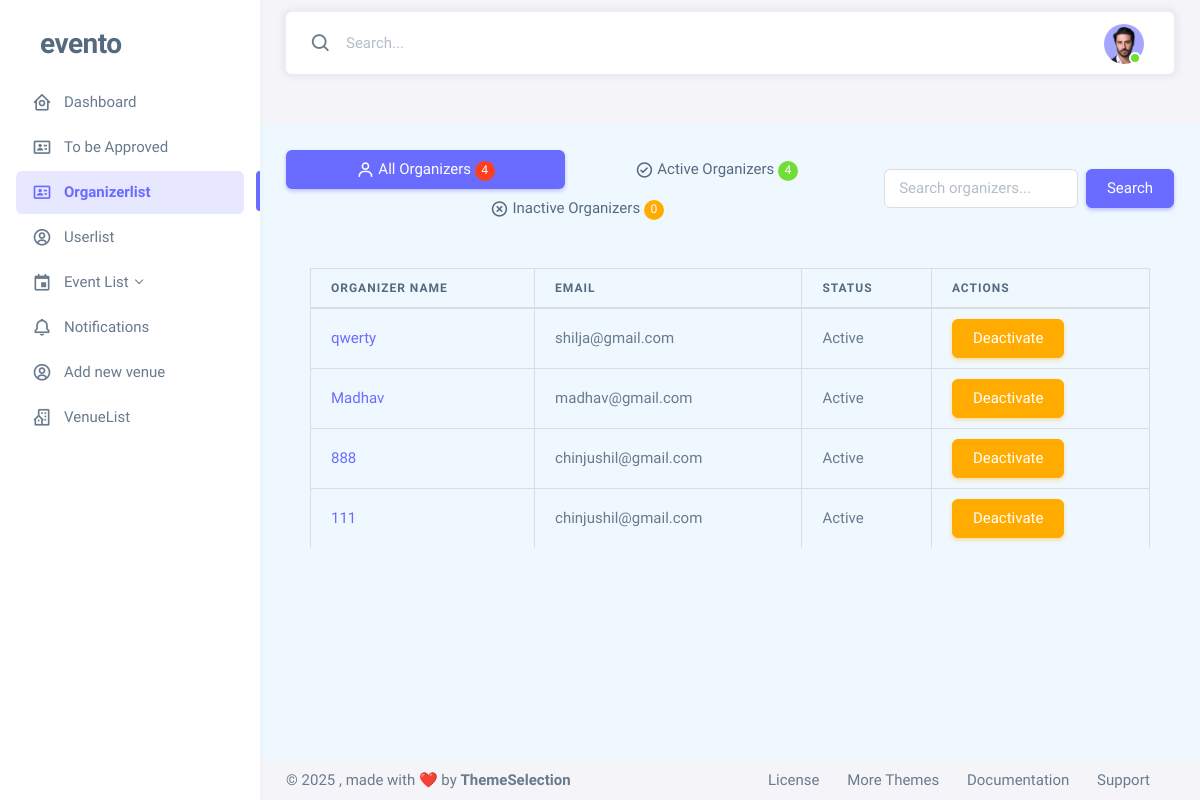
Page /siteadmin/organizer_list/ (signed in) on the earlier database version.
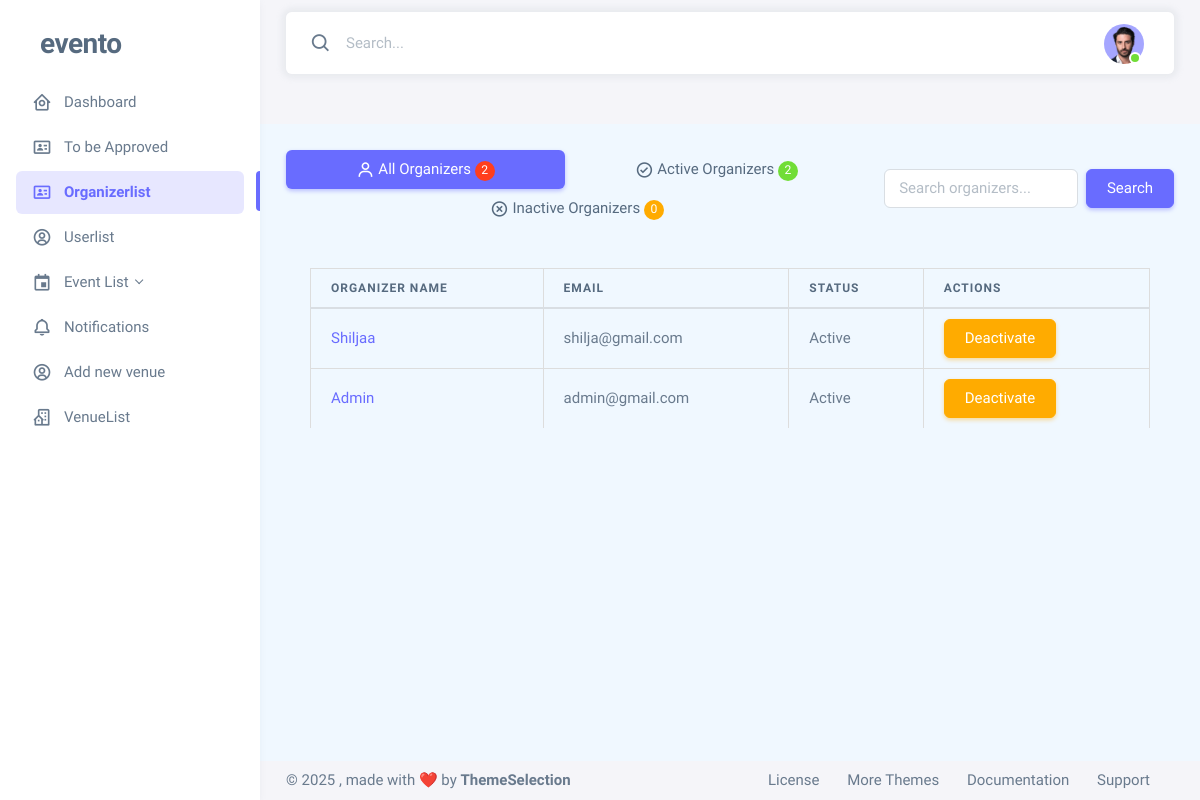
Same page on the later database version.
### adminpanel/models.py (models this page shows, shortened)
class Profile(models.Model):
    ROLE_CHOICES = (
        ('organizer', 'Organizer'),
        ('user', 'User')
    )
    user = models.OneToOneField(User, on_delete=models.CASCADE)
    phone = models.CharField(max_length=10, blank=True, null=True)
    profile_description = models.TextField(blank=True, null=True)
    profile_image = models.ImageField(upload_to='profile_images/', blank=True, null=True)
    id_proof = models.ImageField(upload_to='id_proof/', blank=True, null=True)
    role = models.CharField(max_length=10, choices=ROLE_CHOICES, default='user')
    date_joined = models.DateTimeField(auto_now_add=True)
    last_login = models.DateTimeField(null=True, blank=True)

### adminpanel/views.py (the view, shortened to what this page needs)
# urls.py: path('organizer_list/', organizer_list, name='organizer_list'),
@login_required(login_url='/404/')
@user_passes_test(is_staff)
def organizer_list(request):
    active_tab = request.POST.get("active_tab", "navs-pills-justified-home")  # Default to 'All Organizers' tab.
    organizers = Profile.objects.filter(role="organizer").select_related('user')
    query = request.GET.get('q', '')
    if query:
        organizers = organizers.filter(user__username__icontains=query)
    active_organizers = organizers.filter(user__is_active=True)
    inactive_organizers = organizers.filter(user__is_active=False)
    context = {"organizers": organizers,
        "active_organizers": active_organizers,
        "inactive_organizers": inactive_organizers,
        "active_tab": active_tab,}
    return render(request, "adminpanel/organizer_list.html", context)

### adminpanel/views.py (called while the page is built)
def is_staff(user):
    return user.is_staff

### adminpanel/templates/adminpanel/organizer_list.html (shortened to what the changed rows need)
{% extends 'adminpanel/admin_base.html' %}
{% load static %}
{% block content %}
<div class="container-xxl flex-grow-1 container-p-y" style="margin-top: 50px; background-color: aliceblue;">
    <div class="d-flex align-items-center mb-3">
        <ul class="nav nav-pills mb-0 flex-grow-1" role="tablist">
            <li class="nav-item flex-fill">
                <button
                    type="button"
                    class="nav-link active"
                    role="tab"
                    data-bs-toggle="tab"
                    data-bs-target="#navs-pills-justified-home"
                    aria-controls="navs-pills-justified-home"
                    aria-selected="true"
                >
                    <i class="tf-icons bx bx-user"></i> All Organizers
                    <span class="badge rounded-pill badge-center h-px-20 w-px-20 bg-danger">{{ organizers|length }}</span>
                </button>
            </li>
            <li class="nav-item flex-fill">
                <button
                    type="button"
                    class="nav-link"
                    role="tab"
                    data-bs-toggle="tab"
                    data-bs-target="#navs-pills-justified-active"
                    aria-controls="navs-pills-justified-active"
                    aria-selected="false"
                >
                    <i class="tf-icons bx bx-check-circle"></i> Active Organizers
                    <span class="badge rounded-pill badge-center h-px-20 w-px-20 bg-success">{{ active_organizers|length }}</span>
                </button>
            </li>
        </ul>
    </div>
    <div class="tab-content">
        <div class="tab-pane fade show active" id="navs-pills-justified-home" role="tabpanel">
            <div class="table-responsive text-nowrap">
                <table class="table table-hover">
                    <thead>
                        <tr>
                            <th>Organizer Name</th>
                            <th>Email</th>
                            <th>Status</th>
                            <th>Actions</th>
                        </tr>
                    </thead>
                    <tbody class="table-border-bottom-0">
                        {% for user in organizers %}
                                <tr>
                                    <td><a href="{% url 'admin_org_profile' organizer_id=user.id  %}">{{ user.user.username }}</a></td>
                                    <td>{{ user.user.email }}</td>
                                    <td>{{ user.user.is_active|yesno:"Active,Inactive" }}</td>
                                    <td>
                                        <form method="post">
                                            {% if user.user.is_active %}
                                                <button type="submit" name="action" value="deactivate" class="btn btn-warning">Deactivate</button>
                                            {% else %}
                                                <button type="submit" name="action" value="activate" class="btn btn-success">Activate</button>
                                            {% endif %}
                                        </form>
                                    </td>
                                </tr>
                        {% endfor %}
                    </tbody>
                </table>
            </div>
        </div>
    </div>
</div>
{% endblock %}

Differences in the rows shown:
removed Profile: user.username "qwerty", user.email "shilja@gmail.com", user.is_active "Active", shows "Deactivate"
removed Profile: user.username "Madhav", user.email "madhav@gmail.com", user.is_active "Active", shows "Deactivate"
removed Profile: user.username "888", user.email "chinjushil@gmail.com", user.is_active "Active", shows "Deactivate"
removed Profile: user.username "111", user.email "chinjushil@gmail.com", user.is_active "Active", shows "Deactivate"
added Profile: user.username "Shiljaa", user.email "shilja@gmail.com", user.is_active "Active", shows "Deactivate"
added Profile: user.username "Admin", user.email "admin@gmail.com", user.is_active "Active", shows "Deactivate"
Other differences:
{{ organizers|length }}: "4" → "2"
{{ active_organizers|length }}: "4" → "2"
